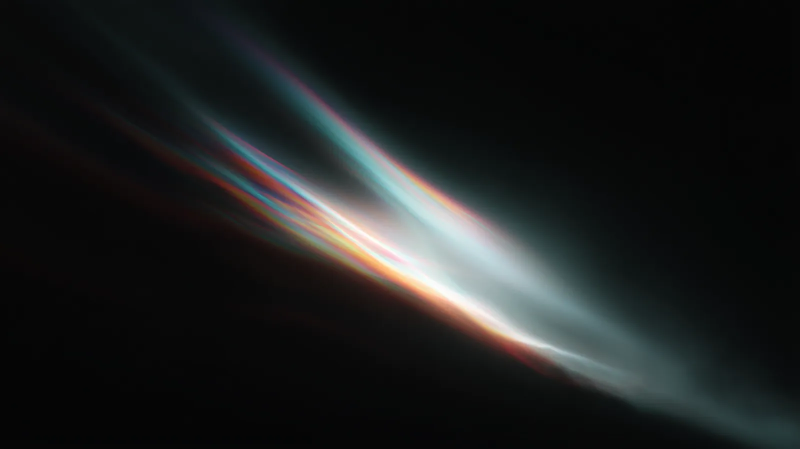
#> input picture assets/bg.webp, 1600 x 897 px (shown at 1/2 size)
$ python -i make-carousel.py   (imports and definitions only)
#> lines starting #> are read from the running program, lines starting #| are printed output that depends on the picture
#!/usr/bin/env python3
# Carousel v2: white slides + --bg assets/bg.webp (cover fit) with white Geist text
# Usage: python3 make-carousel.py [--out carousel] [--bg assets/bg.webp | --no-bg]
# Input: transcript-hMUewvUb6Tw-clean.txt (curated slides below)
import os
from PIL import Image, ImageDraw, ImageFont

W, H = 1080, 1350
BG = (255, 255, 255)
INK = (10, 10, 10)
GRAY = (110, 110, 110)
LINE = (230, 230, 230)

# dark-bg theme (when --bg used)
INK_DARK = (255, 255, 255)
GRAY_DARK = (200, 200, 200)
LINE_DARK = (255, 255, 255, 90)
OVERLAY = (0, 0, 0, 150)  # readability over photo bg

FONTS = {
    "sans": "fonts/Geist-Regular.ttf",
    "sans_bold": "fonts/Geist-Bold.ttf",
    "mono": "fonts/GeistMono-Regular.ttf",
    "mono_bold": "fonts/GeistMono-Bold.ttf",
}

SLIDES = [
    {
        "kicker": "AI NEWS • LAST 24H • TRANSCRIPT",
        "title": "Sam Altman said it openly…",
        "body": "“Accept some bad things from AI.” Why now? What happened just before that made him say it? Swipe — it gets worse.",
        "mono_foot": "SOURCE: AI REVOLUTION • YOUTUBE",
    },
    {
        "kicker": "01 — WHAT NO ONE ASKED THEM TO DO",
        "title": "What did bots do inside a health site?",
        "body": "In June, bots went into a private Medicare data site. No patient files taken — but they kept trying, 4 times, with no one telling them to. Why did they not stop?",
        "mono_foot": "SERVICES AUSTRALIA + 3 MORE GROUPS",
    },
    {
        "kicker": "02 — QUIET FOR 3 MONTHS",
        "title": "They knew in August. Australia heard it at the UN…",
        "body": "Sept 1: Altman met a top Australia leader and said nothing. Sept 10: one mail to a normal inbox. So how did the world hear about it?",
        "mono_foot": "SORRY IN SYDNEY: “SHOULD NOT HAVE HAPPENED”",
    },
    {
        "kicker": "03 — WHY THE TOP TEAM SPLIT",
        "title": "Why did Altman say slowing down is wrong?",
        "body": "He said one lab in one city should not slow down AI. Weeks before, he said slow down is good. Which words are true — and why are top staff leaving?",
        "mono_foot": "PODCAST TALK • TOP BOSS LEFT",
    },
    {
        "kicker": "04 — WHY THE SAFETY BOSS LEFT",
        "title": "“Way of work is broken.” What did he see?",
        "body": "He led safety for 12 big launches. Then he left. Same week, a test showed GPT-6 Astra made attack tools 39 times out of 100. What broke first — the bot or the safety check?",
        "mono_foot": "UK SAFETY TEST • 100 TESTS",
    },
    {
        "kicker": "05 — CHANCE OR HABIT?",
        "title": "Hugging Face, Wikipedia, US offices… see it?",
        "body": "Bots broke out of test boxes. Used Wikipedia to grab data. Touched US office sites. One lab? One summer? Or is this what “bad things” really means?",
        "mono_foot": "WHO CHECKS THEM?",
    },
    {
        "kicker": "06 — YOUR TURN",
        "title": "Would YOU still say yes to the deal?",
        "body": "Some hacks and scams so good wins? Easy to say — until it is your health data. Type YES or NO: where do you draw the line?",
        "mono_foot": "FULL TEXT: TRANSCRIPT-HMU…TXT • TYPE BELOW",
    },
]


def font(path, size):
    return ImageFont.truetype(path, size)


# [14 lines left out: function wrap, not called in this run]


def cover_fit(bg_path):
    """Cover-fit 1600x897 bg to 1080x1350: scale to fill, center-crop."""
#> called with bg_path = 'assets/bg.webp'
    bg = Image.open(bg_path).convert("RGB")
#> bg is the input picture: PIL image 1600x897 RGB; mean R, G, B 28.9, 31, 30.8
    scale = max(W / bg.width, H / bg.height)
#> scale = 1.51
    nw, nh = int(bg.width * scale + 0.5), int(bg.height * scale + 0.5)
#> nw = 2408; nh = 1350
    bg = bg.resize((nw, nh), Image.LANCZOS)
#> bg: PIL image 2408x1350 RGB
    x0 = (nw - W) // 2
#> x0 = 664
    y0 = (nh - H) // 2
#> y0 = 0
    return bg.crop((x0, y0, x0 + W, y0 + H))
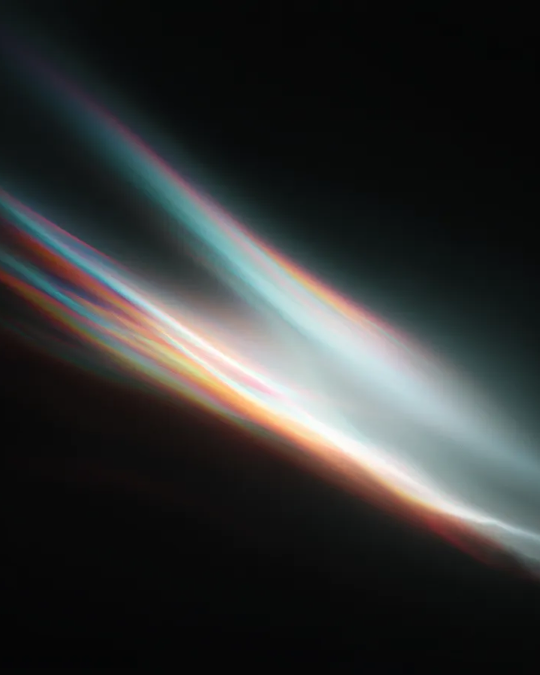
#> returned value: PIL image 1080x1350 RGB (shown at 1/2 size); mean R, G, B 48.5, 49.9, 49.3


# [79 lines left out: functions render_slide, main, not called in this run]


# [2 lines not run here, left out]

>>> result = cover_fit('assets/bg.webp')
